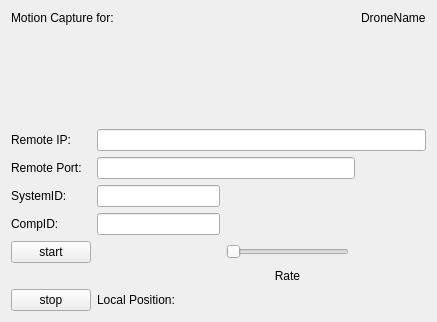
<?xml version="1.0" encoding="UTF-8"?>
<ui version="4.0">
 <class>SenderWindow</class>
 <widget class="QWidget" name="SenderWindow">
  <property name="geometry">
   <rect>
    <x>0</x>
    <y>0</y>
    <width>437</width>
    <height>322</height>
   </rect>
  </property>
  <property name="windowTitle">
   <string>MavLink Sender</string>
  </property>
  <layout class="QGridLayout" name="gridLayout">
   <item row="16" column="0">
    <widget class="QPushButton" name="stop">
     <property name="text">
      <string>stop</string>
     </property>
    </widget>
   </item>
   <item row="2" column="1" colspan="4">
    <widget class="QLineEdit" name="remoteIPLine"/>
   </item>
   <item row="1" column="0">
    <spacer name="verticalSpacer">
     <property name="orientation">
      <enum>Qt::Vertical</enum>
     </property>
     <property name="sizeHint" stdset="0">
      <size>
       <width>20</width>
       <height>40</height>
      </size>
     </property>
    </spacer>
   </item>
   <item row="3" column="0">
    <widget class="QLabel" name="remotePortLabel">
     <property name="text">
      <string>Remote Port:</string>
     </property>
    </widget>
   </item>
   <item row="2" column="0">
    <widget class="QLabel" name="remoteIPlabel">
     <property name="text">
      <string>Remote IP: </string>
     </property>
    </widget>
   </item>
   <item row="5" column="0">
    <widget class="QLabel" name="compIDlabel">
     <property name="text">
      <string>CompID: </string>
     </property>
    </widget>
   </item>
   <item row="13" column="0">
    <widget class="QPushButton" name="start">
     <property name="text">
      <string>start</string>
     </property>
    </widget>
   </item>
   <item row="16" column="1" colspan="4">
    <widget class="QLabel" name="locPosLabel">
     <property name="text">
      <string>Local Position:</string>
     </property>
    </widget>
   </item>
   <item row="0" column="4">
    <widget class="QLabel" name="droneNameLabel">
     <property name="text">
      <string>DroneName</string>
     </property>
    </widget>
   </item>
   <item row="4" column="1">
    <widget class="QLineEdit" name="sysIDLine"/>
   </item>
   <item row="3" column="1" colspan="3">
    <widget class="QLineEdit" name="remotePortLine"/>
   </item>
   <item row="5" column="1">
    <widget class="QLineEdit" name="compIDLine"/>
   </item>
   <item row="4" column="0">
    <widget class="QLabel" name="SysIDLabel">
     <property name="text">
      <string>SystemID:</string>
     </property>
    </widget>
   </item>
   <item row="0" column="0" colspan="2">
    <widget class="QLabel" name="MotionCaptureLabel">
     <property name="text">
      <string>Motion Capture for: </string>
     </property>
    </widget>
   </item>
   <item row="13" column="2">
    <widget class="QSlider" name="rateSlider">
     <property name="orientation">
      <enum>Qt::Horizontal</enum>
     </property>
    </widget>
   </item>
   <item row="14" column="2">
    <widget class="QLabel" name="Ratelabel">
     <property name="text">
      <string>Rate</string>
     </property>
     <property name="alignment">
      <set>Qt::AlignCenter</set>
     </property>
    </widget>
   </item>
  </layout>
  <zorder>remotePortLabel</zorder>
  <zorder>remotePortLine</zorder>
  <zorder>MotionCaptureLabel</zorder>
  <zorder>remoteIPlabel</zorder>
  <zorder>remoteIPLine</zorder>
  <zorder>droneNameLabel</zorder>
  <zorder>stop</zorder>
  <zorder>locPosLabel</zorder>
  <zorder>SysIDLabel</zorder>
  <zorder>sysIDLine</zorder>
  <zorder>compIDlabel</zorder>
  <zorder>compIDLine</zorder>
  <zorder>start</zorder>
  <zorder>rateSlider</zorder>
  <zorder>Ratelabel</zorder>
 </widget>
 <resources/>
 <connections/>
</ui>
